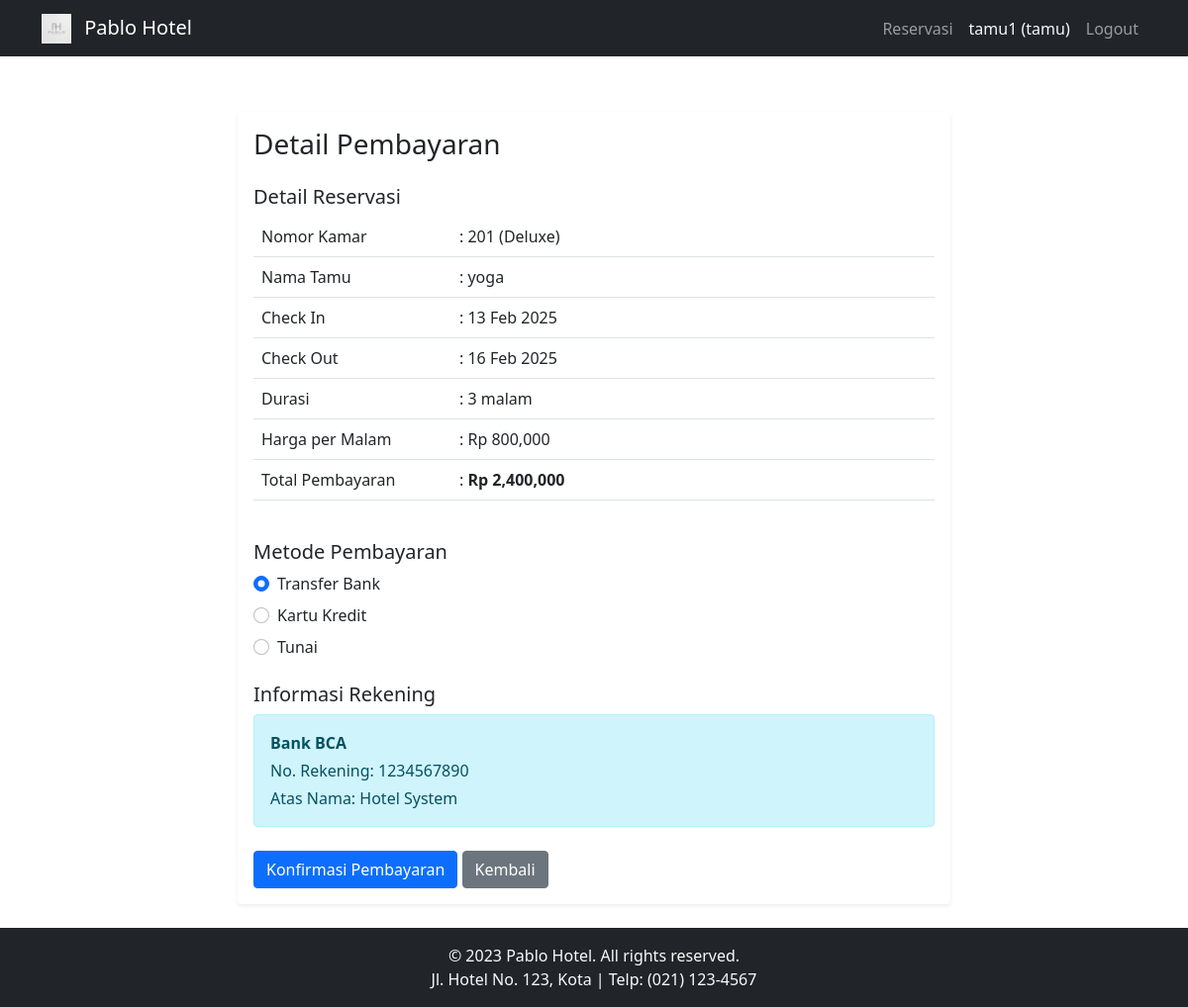
Screenshot of /reservasi/pembayaran/4 (signed in) with the database file from the repository.
### hotel_app/app/models/user.py (models this page shows)
class User(UserMixin, db.Model):
    id = db.Column(db.Integer, primary_key=True)
    username = db.Column(db.String(80), unique=True, nullable=False)
    password = db.Column(db.String(80), nullable=False)
    nama = db.Column(db.String(100), nullable=False)
    email = db.Column(db.String(120), nullable=False)
    no_hp = db.Column(db.String(15), nullable=False)
    role = db.Column(db.String(20), nullable=False, default='tamu')

### hotel_app/app/models/hotel.py (models this page shows)
class Kamar(db.Model):
    id = db.Column(db.Integer, primary_key=True)
    nomor = db.Column(db.String(10), unique=True, nullable=False)
    tipe = db.Column(db.String(50), nullable=False)
    harga = db.Column(db.Float, nullable=False)
    status = db.Column(db.String(20), default='tersedia')
    gambar = db.Column(db.String(200))

class Reservasi(db.Model):
    id = db.Column(db.Integer, primary_key=True)
    user_id = db.Column(db.Integer, db.ForeignKey('user.id'), nullable=False)
    kamar_id = db.Column(db.Integer, db.ForeignKey('kamar.id'), nullable=False)
    nama_tamu = db.Column(db.String(100), nullable=False)
    email = db.Column(db.String(100))
    no_telp = db.Column(db.String(20))
    check_in = db.Column(db.DateTime, nullable=False)
    check_out = db.Column(db.DateTime, nullable=False)
    status = db.Column(db.String(20), default='pending')
    created_at = db.Column(db.DateTime, default=datetime.utcnow)
    user = db.relationship('User', backref='reservasi')
    kamar = db.relationship('Kamar', backref='reservasi')
    pembayaran = db.relationship('Pembayaran', backref='reservasi', cascade='all, delete-orphan')

### hotel_app/app/controllers/reservasi.py (the view)
@reservasi_bp.route('/pembayaran/<int:reservasi_id>')
@login_required
def pembayaran(reservasi_id):
    reservasi = Reservasi.query.get_or_404(reservasi_id)
    if reservasi.user_id != current_user.id:
        flash('Anda tidak memiliki akses ke pembayaran ini!')
        return redirect(url_for('reservasi.index'))
    durasi = (reservasi.check_out - reservasi.check_in).days
    total_harga = durasi * reservasi.kamar.harga
    return render_template('reservasi/pembayaran.html',
        reservasi=reservasi,
        total_harga=total_harga
    )

### hotel_app/app/__init__.py (called while the page is built)
def create_app():
    app = Flask(__name__)
    app.config.from_object(Config)
    db.init_app(app)
    migrate.init_app(app, db)
    login_manager.init_app(app)
    from app.models.user import User
    @login_manager.user_loader
    def load_user(user_id):
        return User.query.get(int(user_id))
    from app.controllers.auth import auth_bp
    from app.controllers.main import main_bp
    from app.controllers.admin import admin_bp
    from app.controllers.reservasi import reservasi_bp
    app.register_blueprint(auth_bp)
    app.register_blueprint(main_bp)
    app.register_blueprint(admin_bp)
    app.register_blueprint(reservasi_bp)
    return app

### hotel_app/app/templates/reservasi/pembayaran.html
{% extends "base.html" %}
{% block content %}
<div class="container">
    <div class="row justify-content-center">
        <div class="col-md-8">
            <div class="card border-0 shadow-sm">
                <div class="card-body">
                    <h3 class="card-title mb-4">Detail Pembayaran</h3>
                    <div class="mb-4">
                        <h5>Detail Reservasi</h5>
                        <div class="table-responsive">
                            <table class="table">
                                <tr>
                                    <td width="200">Nomor Kamar</td>
                                    <td>: {{ reservasi.kamar.nomor }} ({{ reservasi.kamar.tipe }})</td>
                                </tr>
                                <tr>
                                    <td>Nama Tamu</td>
                                    <td>: {{ reservasi.nama_tamu }}</td>
                                </tr>
                                <tr>
                                    <td>Check In</td>
                                    <td>: {{ reservasi.check_in.strftime('%d %b %Y') }}</td>
                                </tr>
                                <tr>
                                    <td>Check Out</td>
                                    <td>: {{ reservasi.check_out.strftime('%d %b %Y') }}</td>
                                </tr>
                                <tr>
                                    <td>Durasi</td>
                                    <td>: {{ (reservasi.check_out - reservasi.check_in).days }} malam</td>
                                </tr>
                                <tr>
                                    <td>Harga per Malam</td>
                                    <td>: Rp {{ "{:,.0f}".format(reservasi.kamar.harga) }}</td>
                                </tr>
                                <tr>
                                    <td>Total Pembayaran</td>
                                    <td>: <strong>Rp {{ "{:,.0f}".format(total_harga) }}</strong></td>
                                </tr>
                            </table>
                        </div>
                    </div>
                    <form action="{{ url_for('reservasi.proses_pembayaran', reservasi_id=reservasi.id) }}" method="POST">
                        <div class="mb-4">
                            <h5>Metode Pembayaran</h5>
                            <div class="form-check mb-2">
                                <input class="form-check-input" type="radio" name="metode_pembayaran" value="transfer_bank" id="transfer_bank" checked>
                                <label class="form-check-label" for="transfer_bank">
                                    Transfer Bank
                                </label>
                            </div>
                            <div class="form-check mb-2">
                                <input class="form-check-input" type="radio" name="metode_pembayaran" value="kartu_kredit" id="kartu_kredit">
                                <label class="form-check-label" for="kartu_kredit">
                                    Kartu Kredit
                                </label>
                            </div>
                            <div class="form-check mb-2">
                                <input class="form-check-input" type="radio" name="metode_pembayaran" value="tunai" id="tunai">
                                <label class="form-check-label" for="tunai">
                                    Tunai
                                </label>
                            </div>
                        </div>
                        <div class="mb-4" id="info_bank">
                            <h5>Informasi Rekening</h5>
                            <div class="alert alert-info">
                                <p class="mb-1"><strong>Bank BCA</strong></p>
                                <p class="mb-1">No. Rekening: 1234567890</p>
                                <p class="mb-0">Atas Nama: Hotel System</p>
                            </div>
                        </div>
                        <button type="submit" class="btn btn-primary">Konfirmasi Pembayaran</button>
                        <a href="{{ url_for('reservasi.index') }}" class="btn btn-secondary">Kembali</a>
                    </form>
                </div>
            </div>
        </div>
    </div>
</div>
{% endblock %}

### hotel_app/app/templates/base.html (shortened to what this page needs)
<!DOCTYPE html>
<html lang="en">
<head>
    <link href="https://cdn.jsdelivr.net/npm/bootstrap@5.1.3/dist/css/bootstrap.min.css" rel="stylesheet">
    <link rel="stylesheet" href="{{ url_for('static', filename='css/style.css') }}">
    <link rel="stylesheet" href="https://cdnjs.cloudflare.com/ajax/libs/font-awesome/5.15.4/css/all.min.css">
</head>
<body>
    <nav class="navbar navbar-expand-lg navbar-dark bg-dark">
        <div class="container">
            <a class="navbar-brand" href="{{ url_for('main.home') }}">
                <img src="{{ url_for('static', filename='assets/images/logo/logo.jpg') }}"
                     height="30" class="d-inline-block align-text-top me-2">
                Pablo Hotel
            </a>
            <div class="navbar-nav">
                {% if current_user.is_authenticated %}
                    {% if current_user.role == 'admin' %}
                        <a class="nav-link" href="{{ url_for('admin.tamu') }}">Kelola Tamu</a>
                    {% else %}
                        <a class="nav-link" href="{{ url_for('reservasi.index') }}">Reservasi</a>
                    {% endif %}
                    <span class="nav-link text-light">{{ current_user.username }} ({{ current_user.role }})</span>
                    <a class="nav-link" href="{{ url_for('auth.logout') }}">Logout</a>
                {% else %}
                    <a class="nav-link" href="{{ url_for('auth.login') }}">Login</a>
                    <a class="nav-link" href="{{ url_for('auth.register') }}">Register</a>
                {% endif %}
            </div>
        </div>
    </nav>
    <div class="container mt-4">
        {% block content %}{% endblock %}
    </div>
    <footer class="bg-dark text-light py-3 mt-4">
        <div class="container text-center">
            <p class="mb-0">&copy; 2023 Pablo Hotel. All rights reserved.</p>
            <p class="mb-0">Jl. Hotel No. 123, Kota | Telp: (021) 123-4567</p>
        </div>
    </footer>
</body>
</html>

### hotel_app/app/static/css/style.css (style rules this page uses)
.navbar { margin-bottom: 2rem; }
.card { transition: transform 0.2s; }
body { display: flex; flex-direction: column; min-height: 100vh; }
.container { flex: 1; }
footer { background-color: #343a40; color: #ffffff; padding: 10px 0; text-align: center; }

### rows the page displays
User: username "tamu1", role "tamu"
Kamar: kamar.nomor "201", kamar.tipe "Deluxe", kamar.harga "800,000"
Reservasi: nama_tamu "yoga", check_in "13 Feb 2025", check_out "16 Feb 2025", (reservasi.check_out-reservasi.check_in).days "3"

### other values shown
{{ "{:,.0f}".format(total_harga) }} "2,400,000"
